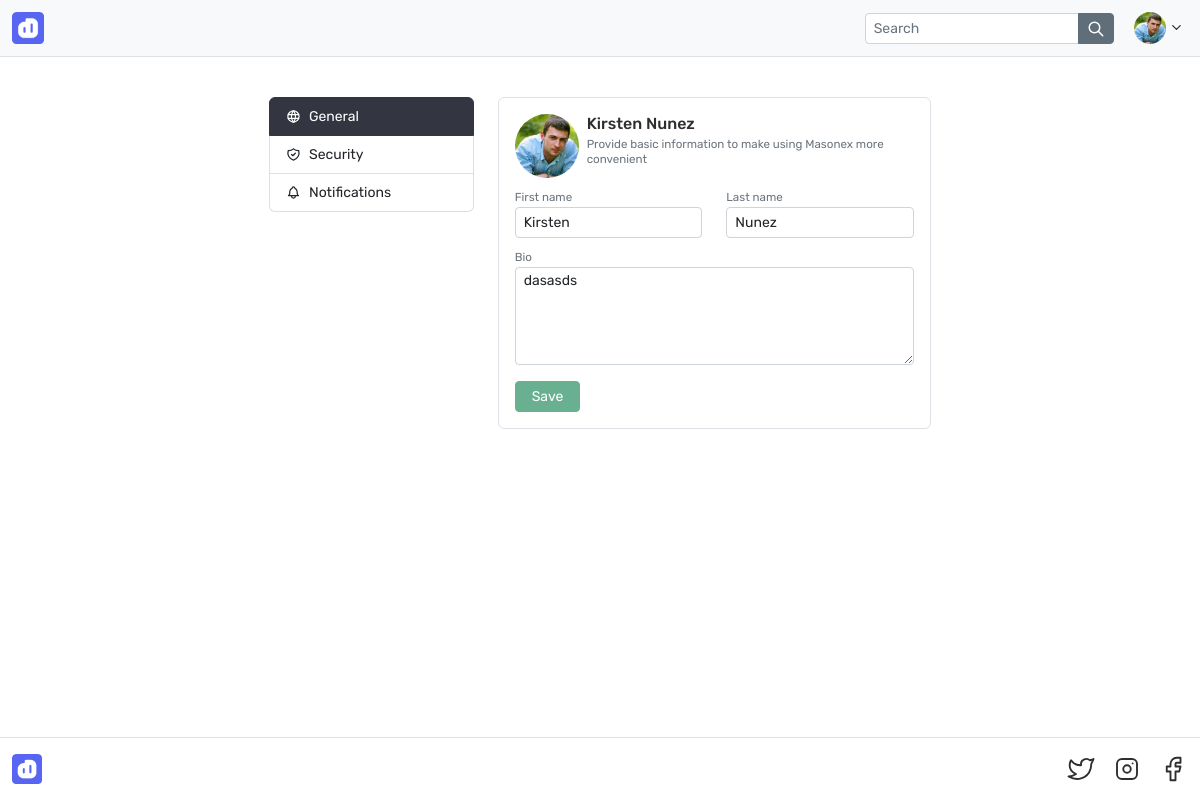
Screenshot of /profile/ (signed in) with the database file from the repository.
### feed/models.py (models this page shows, shortened)
class User(AbstractUser):
    bio = models.TextField(max_length=128, blank=True)
    avatar = models.ImageField(upload_to=PHOTOS_PATH, null=True, blank=True)
    bookmarks = models.ManyToManyField(Post, related_name='bookmarks', related_query_name='bookmark')
    class Meta:
        verbose_name = 'user'
        verbose_name_plural = 'users'
        ordering = ['username']

### feed/views.py (the view, shortened to what this page needs)
# urls.py: path('profile/', UserProfileView.as_view(), name='profile'),
class UserProfileView(LoginRequiredMixin, UpdateView):
    model = User
    form_class = ProfileForm
    template_name = 'feed/profile.html'
    extra_context = {'title': 'Profile'}
    def get_object(self):
        return self.request.user

### feed/forms.py (shortened to what this page needs)
class ProfileForm(FormControlMixin, forms.ModelForm):
    avatar = forms.ImageField(widget=forms.FileInput(attrs={'hidden': True, 'accept': '.png, .jpg, .jpeg', 'data-toggle': 'change-avatar', 'data-target': '#avatar'}), required=False)
    remove_photo= forms.BooleanField(required=False)
    first_name = forms.CharField(required=True)
    last_name = forms.CharField(required=True)
    bio = forms.CharField(widget=forms.Textarea(attrs={'rows': 5}), required=False)
    class Meta:
        model = User
        fields = ('avatar', 'first_name', 'last_name', 'bio')

### feed/templates/feed/profile.html (shortened to what this page needs)
{% extends 'feed/base_site.html' %}
{% load static %}
{% block content %}
    <div class="container-lg flex-fill d-flex flex-column my-2 my-md-3 col-xxl-6 col-xl-7 col-lg-8 col-md-10">
        <div class="responsive-tabs row">
            <div class="col-12 col-md-4">
                <div class="list-group mb-2 mb-sm-0 sticky-sm-top" style="top: 5.5rem;" role="tablist">
                    <button class="list-group-item list-group-item-action active" id="settings-general-tab" data-bs-toggle="pill" data-bs-target="#settings-general" role="tab" aria-controls="settings-general">
                        <div class="d-flex align-items-center gap-2">
                            General
                        </div>
                    </button>
                    <button class="list-group-item list-group-item-action" id="settings-secutity-tab" data-bs-toggle="pill" data-bs-target="#settings-secutity" role="tab" aria-controls="settings-secutity">
                        <div class="d-flex align-items-center gap-2">
                            Security
                        </div>
                    </button>
                    <button class="list-group-item list-group-item-action" id="settings-notifications-tab" data-bs-toggle="pill" data-bs-target="#settings-notifications" role="tab" aria-controls="settings-notifications">
                        <div class="d-flex align-items-center gap-2">
                            Notifications
                        </div>
                    </button>
                </div>
            </div>
            <div class="col-12 col-md-8">
                <div class="tab-content border rounded p-3" role="contentlist">
                    <div class="tab-pane active" id="settings-general" role="tabpanel" aria-labelledby="settings-general-tab">
                        <form class="needs-validation" novalidate action="{% url 'profile' %}" method="post" enctype="multipart/form-data">
                            <div class="d-flex">
                                <div class="dropdown">
                                    <span class="dropdown-toggle dropdown-toggle-arrow-hide" type="button" data-bs-toggle="dropdown" aria-expanded="false">
                                        <div class="avatar--change" id="avatar">
                                            <img src="{% if user.avatar %}{{ user.avatar.url }}{% else %}{% static 'feed/dist/images/user.png' %}{% endif %}" alt="Profile photo" width="64" height="64" class="rounded-circle">
                                        </div>
                                    </span>
                                </div>
                                <div class="ms-2">
                                    <h3 class="fs-6 mb-1">{{ user.get_full_name }}</h3>
                                    <p class="text-muted fs-sm fw-normal lh-sm mb-0">Provide basic information to make using Masonex more convenient</p>
                                </div>
                            </div>
                            <div class="row mt-2">
                                <div class="col-6">
                                    <label for="first_name" class="form-label mb-0 text-muted fs-sm">{{ form.first_name.label }}</label>
                                    {{ form.first_name }}
                                </div>
                                <div class="col-6">
                                    <label for="last_name" class="form-label mb-0 text-muted fs-sm">{{ form.last_name.label }}</label>
                                    {{ form.last_name }}
                                </div>
                            </div>
                            <div class="mt-2">
                                <label for="bio" class="form-label mb-0 fs-sm text-muted">{{ form.bio.label }}</label>
                                {{ form.bio }}
                            </div>
                            <button type="submit" class="w-100 w-sm-auto btn btn-sm btn-success mt-3 px-3" on-validation-text="Saving..." disabled>Save</button>
                        </form>
                    </div>
                </div>
            </div>
        </div>
    </div>
</body>
{% endblock content %}

### feed/templates/feed/base_site.html (shortened to what this page needs)
{% extends 'feed/base.html' %}
{% load static %}
{% block body %}
<header class="sticky-top bg-light border-bottom py-2">
    <div class="container-xxl">
        <div class="d-flex flex-wrap align-items-center justify-content-center">
            <a href="{% url 'home' %}" class="d-flex align-items-center">
                <img src="{% static 'feed/dist/images/logo.png' %}" alt="Logo" width="32" height="32">
            </a>
            <div class="ms-auto me-3">
                <form class="d-none d-sm-inline-block" role="search" action="{% url 'search' %}" method="GET">
                    <div class="input-group input-group-sm">
                        <input type="search" class="form-control" placeholder="Search" aria-label="Search" name="{{ form.query.name }}" value="{{ request.GET.query }}">
                        <button type="submit" class="btn btn-secondary">
                        </button>
                    </div>
                </form>
            </div>
            {% if user.is_authenticated %}
            <div class="dropdown text-end">
                <a href="#" type="button" class="d-block rounded p-1 dropdown-toggle user-menu-dropdown-toggle" data-bs-toggle="dropdown" data-bs-auto-close="outside" aria-expanded="false">
                    <img src="{% if user.avatar %}{{ user.avatar.url }}{% else %}{% static 'feed/dist/images/user.png' %}{% endif %}" alt="Profile photo" width="32" height="32" class="rounded-circle">
                </a>
            </div>
            {% else %}
            <div class="text-end">
                <a href="{% url 'login' %}" type="button" class="btn btn-sm btn-outline-primary me-2">Login</a>
                <a href="{% url 'register' %}" type="button" class="btn btn-sm btn-primary">Sign up</a>
            </div>
            {% endif %}
        </div>
    </div>
</header>
<main class="container-xxl flex-fill d-flex flex-column my-md-4 my-2">
    {% block content %}
    {% endblock content %}
<footer class="py-3 border-top">
    <div class="container-xxl d-flex justify-content-between ">
        <a href="{% url 'home' %}" class="m-0 p-0 d-block"><img src="{% static 'feed/dist/images/logo.png' %}" alt="masonex" height="30"></a>
        <ul class="list-unstyled d-flex gap-3 m-0">
            <li>
                <a class="nav-link d-block" href="#">
                </a>
            </li>
            <li>
                <a class="nav-link d-block" href="#">
                </a>
            </li>
            <li>
                <a class="nav-link d-block" href="#">
                </a>
            </li>
        </ul>
    </div>
</footer>
{% endblock body %}

### rows the page displays
User: avatar (picture), get_full_name "Kirsten Nunez", first_name "Kirsten", last_name "Nunez", bio "dasasds"
